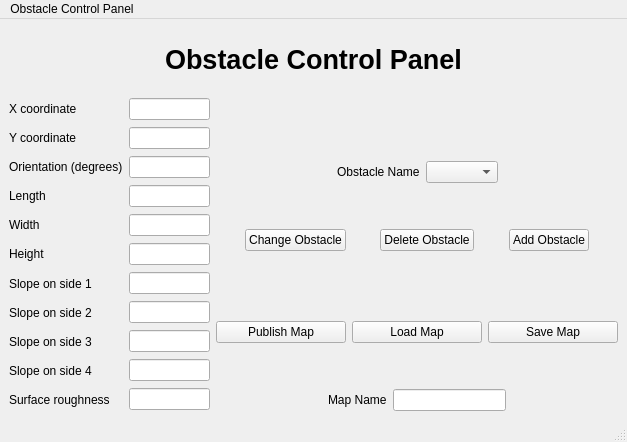
<?xml version="1.0" encoding="UTF-8"?>
<ui version="4.0">
 <class>MainWindow</class>
 <widget class="QMainWindow" name="MainWindow">
  <property name="geometry">
   <rect>
    <x>0</x>
    <y>0</y>
    <width>627</width>
    <height>442</height>
   </rect>
  </property>
  <property name="windowTitle">
   <string>MainWindow</string>
  </property>
  <widget class="QWidget" name="centralwidget">
   <layout class="QHBoxLayout" name="horizontalLayout_2">
    <item>
     <layout class="QVBoxLayout" name="verticalLayout" stretch="1,5">
      <item>
       <layout class="QHBoxLayout" name="horizontalLayout">
        <item>
         <spacer name="horizontalSpacer">
          <property name="orientation">
           <enum>Qt::Horizontal</enum>
          </property>
          <property name="sizeHint" stdset="0">
           <size>
            <width>40</width>
            <height>20</height>
           </size>
          </property>
         </spacer>
        </item>
        <item>
         <widget class="QLabel" name="label_13">
          <property name="font">
           <font>
            <pointsize>20</pointsize>
            <bold>true</bold>
           </font>
          </property>
          <property name="text">
           <string>Obstacle Control Panel</string>
          </property>
         </widget>
        </item>
        <item>
         <spacer name="horizontalSpacer_2">
          <property name="orientation">
           <enum>Qt::Horizontal</enum>
          </property>
          <property name="sizeHint" stdset="0">
           <size>
            <width>40</width>
            <height>20</height>
           </size>
          </property>
         </spacer>
        </item>
       </layout>
      </item>
      <item>
       <layout class="QHBoxLayout" name="horizontalLayout_3" stretch="1,5,25">
        <item>
         <layout class="QVBoxLayout" name="verticalLayout_2">
          <item>
           <widget class="QLabel" name="label_5">
            <property name="text">
             <string>X coordinate</string>
            </property>
           </widget>
          </item>
          <item>
           <widget class="QLabel" name="label_6">
            <property name="text">
             <string>Y coordinate</string>
            </property>
           </widget>
          </item>
          <item>
           <widget class="QLabel" name="label_12">
            <property name="text">
             <string>Orientation (degrees)</string>
            </property>
           </widget>
          </item>
          <item>
           <widget class="QLabel" name="label">
            <property name="text">
             <string>Length</string>
            </property>
           </widget>
          </item>
          <item>
           <widget class="QLabel" name="label_2">
            <property name="text">
             <string>Width</string>
            </property>
           </widget>
          </item>
          <item>
           <widget class="QLabel" name="label_3">
            <property name="text">
             <string>Height</string>
            </property>
           </widget>
          </item>
          <item>
           <widget class="QLabel" name="label_7">
            <property name="text">
             <string>Slope on side 1</string>
            </property>
           </widget>
          </item>
          <item>
           <widget class="QLabel" name="label_8">
            <property name="text">
             <string>Slope on side 2</string>
            </property>
           </widget>
          </item>
          <item>
           <widget class="QLabel" name="label_9">
            <property name="text">
             <string>Slope on side 3</string>
            </property>
           </widget>
          </item>
          <item>
           <widget class="QLabel" name="label_10">
            <property name="text">
             <string>Slope on side 4</string>
            </property>
           </widget>
          </item>
          <item>
           <widget class="QLabel" name="label_11">
            <property name="text">
             <string>Surface roughness</string>
            </property>
           </widget>
          </item>
         </layout>
        </item>
        <item>
         <layout class="QVBoxLayout" name="verticalLayout_6">
          <item>
           <widget class="QLineEdit" name="x"/>
          </item>
          <item>
           <widget class="QLineEdit" name="y"/>
          </item>
          <item>
           <widget class="QLineEdit" name="orientation"/>
          </item>
          <item>
           <widget class="QLineEdit" name="length"/>
          </item>
          <item>
           <widget class="QLineEdit" name="width"/>
          </item>
          <item>
           <widget class="QLineEdit" name="height"/>
          </item>
          <item>
           <widget class="QLineEdit" name="slope_1"/>
          </item>
          <item>
           <widget class="QLineEdit" name="slope_2"/>
          </item>
          <item>
           <widget class="QLineEdit" name="slope_3"/>
          </item>
          <item>
           <widget class="QLineEdit" name="slope_4"/>
          </item>
          <item>
           <widget class="QLineEdit" name="roughness"/>
          </item>
         </layout>
        </item>
        <item>
         <layout class="QVBoxLayout" name="verticalLayout_7" stretch="10,1,0,1,10,0,0,0">
          <item>
           <spacer name="verticalSpacer">
            <property name="orientation">
             <enum>Qt::Vertical</enum>
            </property>
            <property name="sizeHint" stdset="0">
             <size>
              <width>20</width>
              <height>40</height>
             </size>
            </property>
           </spacer>
          </item>
          <item>
           <layout class="QHBoxLayout" name="horizontalLayout_4">
            <item>
             <spacer name="horizontalSpacer_3">
              <property name="orientation">
               <enum>Qt::Horizontal</enum>
              </property>
              <property name="sizeHint" stdset="0">
               <size>
                <width>40</width>
                <height>20</height>
               </size>
              </property>
             </spacer>
            </item>
            <item>
             <widget class="QLabel" name="label_4">
              <property name="text">
               <string>Obstacle Name</string>
              </property>
             </widget>
            </item>
            <item>
             <widget class="QComboBox" name="obstacle_num_dropdown"/>
            </item>
            <item>
             <spacer name="horizontalSpacer_4">
              <property name="orientation">
               <enum>Qt::Horizontal</enum>
              </property>
              <property name="sizeHint" stdset="0">
               <size>
                <width>40</width>
                <height>20</height>
               </size>
              </property>
             </spacer>
            </item>
           </layout>
          </item>
          <item>
           <spacer name="verticalSpacer_3">
            <property name="orientation">
             <enum>Qt::Vertical</enum>
            </property>
            <property name="sizeHint" stdset="0">
             <size>
              <width>20</width>
              <height>40</height>
             </size>
            </property>
           </spacer>
          </item>
          <item>
           <layout class="QHBoxLayout" name="horizontalLayout_6">
            <item>
             <spacer name="horizontalSpacer_5">
              <property name="orientation">
               <enum>Qt::Horizontal</enum>
              </property>
              <property name="sizeHint" stdset="0">
               <size>
                <width>40</width>
                <height>20</height>
               </size>
              </property>
             </spacer>
            </item>
            <item>
             <widget class="QPushButton" name="change_button">
              <property name="text">
               <string>Change Obstacle</string>
              </property>
             </widget>
            </item>
            <item>
             <spacer name="horizontalSpacer_7">
              <property name="orientation">
               <enum>Qt::Horizontal</enum>
              </property>
              <property name="sizeHint" stdset="0">
               <size>
                <width>40</width>
                <height>20</height>
               </size>
              </property>
             </spacer>
            </item>
            <item>
             <widget class="QPushButton" name="delete_button">
              <property name="text">
               <string>Delete Obstacle</string>
              </property>
             </widget>
            </item>
            <item>
             <spacer name="horizontalSpacer_8">
              <property name="orientation">
               <enum>Qt::Horizontal</enum>
              </property>
              <property name="sizeHint" stdset="0">
               <size>
                <width>40</width>
                <height>20</height>
               </size>
              </property>
             </spacer>
            </item>
            <item>
             <widget class="QPushButton" name="add_button">
              <property name="text">
               <string>Add Obstacle</string>
              </property>
             </widget>
            </item>
            <item>
             <spacer name="horizontalSpacer_6">
              <property name="orientation">
               <enum>Qt::Horizontal</enum>
              </property>
              <property name="sizeHint" stdset="0">
               <size>
                <width>40</width>
                <height>20</height>
               </size>
              </property>
             </spacer>
            </item>
           </layout>
          </item>
          <item>
           <spacer name="verticalSpacer_2">
            <property name="orientation">
             <enum>Qt::Vertical</enum>
            </property>
            <property name="sizeHint" stdset="0">
             <size>
              <width>20</width>
              <height>40</height>
             </size>
            </property>
           </spacer>
          </item>
          <item>
           <layout class="QHBoxLayout" name="horizontalLayout_5">
            <item>
             <widget class="QPushButton" name="publish_map_button">
              <property name="text">
               <string>Publish Map</string>
              </property>
             </widget>
            </item>
            <item>
             <widget class="QPushButton" name="load_map_button">
              <property name="text">
               <string>Load Map</string>
              </property>
             </widget>
            </item>
            <item>
             <widget class="QPushButton" name="save_map_button">
              <property name="text">
               <string>Save Map</string>
              </property>
             </widget>
            </item>
           </layout>
          </item>
          <item>
           <spacer name="verticalSpacer_4">
            <property name="orientation">
             <enum>Qt::Vertical</enum>
            </property>
            <property name="sizeHint" stdset="0">
             <size>
              <width>20</width>
              <height>40</height>
             </size>
            </property>
           </spacer>
          </item>
          <item>
           <layout class="QHBoxLayout" name="horizontalLayout_7">
            <item>
             <spacer name="horizontalSpacer_9">
              <property name="orientation">
               <enum>Qt::Horizontal</enum>
              </property>
              <property name="sizeHint" stdset="0">
               <size>
                <width>40</width>
                <height>20</height>
               </size>
              </property>
             </spacer>
            </item>
            <item>
             <widget class="QLabel" name="label_14">
              <property name="text">
               <string>Map Name</string>
              </property>
             </widget>
            </item>
            <item>
             <widget class="QLineEdit" name="map_name_textbox"/>
            </item>
            <item>
             <spacer name="horizontalSpacer_10">
              <property name="orientation">
               <enum>Qt::Horizontal</enum>
              </property>
              <property name="sizeHint" stdset="0">
               <size>
                <width>40</width>
                <height>20</height>
               </size>
              </property>
             </spacer>
            </item>
           </layout>
          </item>
         </layout>
        </item>
       </layout>
      </item>
     </layout>
    </item>
   </layout>
  </widget>
  <widget class="QMenuBar" name="menubar">
   <property name="geometry">
    <rect>
     <x>0</x>
     <y>0</y>
     <width>627</width>
     <height>22</height>
    </rect>
   </property>
   <widget class="QMenu" name="menuObstacle_Control_Panel">
    <property name="title">
     <string>Obstacle Control Panel</string>
    </property>
   </widget>
   <addaction name="menuObstacle_Control_Panel"/>
  </widget>
  <widget class="QStatusBar" name="statusbar"/>
 </widget>
 <resources/>
 <connections/>
</ui>
